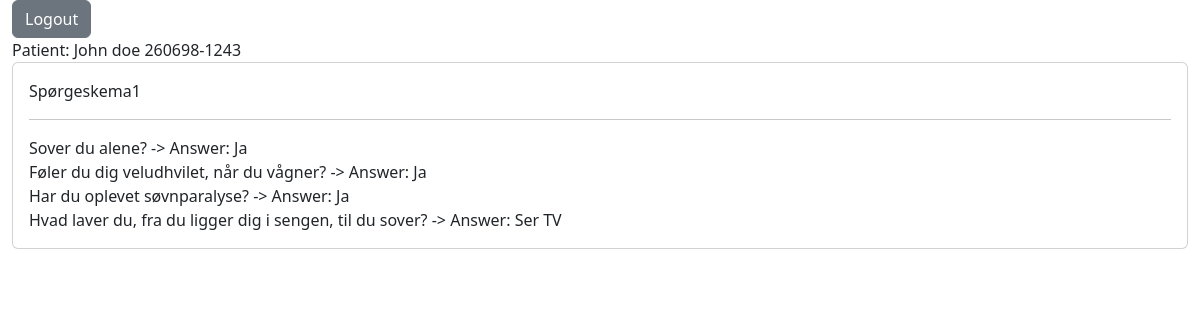
Page /patientdata/3 (signed in) on the committed database.
### app.py (models this page shows)
class Patient(db.Model):
    id = db.Column(db.Integer, primary_key=True)
    firstname = db.Column(db.String(30), nullable=False)
    lastname = db.Column(db.String(30), nullable=False)
    cpr = db.Column(db.String(12), nullable=False)

class Response(db.Model):
    id = db.Column(db.Integer, primary_key=True)
    surveyid = db.Column(db.Integer,db.ForeignKey('survey.id'), nullable=False)
    patientid = db.Column(db.Integer,db.ForeignKey('patient.id'), nullable=False)
    timestamp = db.Column(db.DateTime, default=datetime.now())
    answers = db.relationship('Answer', backref='response', cascade="all, delete-orphan")
    patient = db.relationship('Patient', backref='responses', lazy=True)

class Survey(db.Model):
    id = db.Column(db.Integer, primary_key=True)
    title = db.Column(db.String(250), nullable=False)
    desc = db.Column(db.Text)
    questions = db.relationship('Question', backref='survey', cascade="all, delete-orphan")
    responses = db.relationship('Response', backref='survey', cascade="all, delete-orphan")

class Answer(db.Model):
    id = db.Column(db.Integer, primary_key=True)
    questionid = db.Column(db.Integer,db.ForeignKey('question.id'), nullable=False)
    choiceid = db.Column(db.Integer,db.ForeignKey('choice.id'), nullable=False)
    responseid = db.Column(db.Integer,db.ForeignKey('response.id'), nullable=False)
    text = db.Column(db.String(500), nullable=False)
    question = db.relationship('Question', backref='answers', lazy=True)
    choice = db.relationship('Choice', backref='answers', lazy=True)

class Question(db.Model):
    id = db.Column(db.Integer, primary_key=True)
    surveyid = db.Column(db.Integer,db.ForeignKey('survey.id'), nullable=False)
    text = db.Column(db.String(500), nullable=False)
    choices = db.relationship('Choice', backref='question', cascade="all, delete-orphan")

class Choice(db.Model):
    id = db.Column(db.Integer, primary_key=True)
    questionid = db.Column(db.Integer,db.ForeignKey('question.id'), nullable=False)
    text = db.Column(db.String(500), nullable=False)

### app.py (the view)
@app.route("/patientdata/<int:patientid>")
@login_required
def patientdata(patientid):
    responses = Response.query.filter_by(patientid=patientid).all()
    return render_template("patientdata.html", responses=responses)

### app.py (called while the page is built)
@login_manager.user_loader
def load_user(user_id):
    return Users.query.get(int(user_id))

### templates/patientdata.html (shortened to what this page needs)
{% extends "layout.html" %}
{% block content %}
<a class="btn btn-secondary" href="/logout" role="button">Logout</a> <br>
<label>Patient: {{ responses[0].patient.firstname}} {{ responses[0].patient.lastname}} {{ responses[0].patient.cpr}}</label>
{% for response in responses %}
    <div class="card">
        <div class="card-body">
            <label> {{ response.survey.title }}</label> <hr>
            {% for answer in response.answers%}
                <label> {{answer.question.text}} </label>
                <label> -> Answer: {{answer.choice.text}} </label> <br>
            {% endfor %}
        </div>
    </div>
{% endfor %}
{% endblock %}

### rows in the picture
Patient: firstname "John", lastname "doe", cpr "260698-1243"
Response: survey "Spørgeskema1"
Answer: question.text "Sover du alene?", choice.text "Ja"
Answer: question.text "Føler du dig veludhvilet, når du vågner?", choice.text "Ja"
Answer: question.text "Har du oplevet søvnparalyse?", choice.text "Ja"
Answer: question.text "Hvad laver du, fra du ligger dig i sengen, til du sover?", choice.text "Ser TV"
